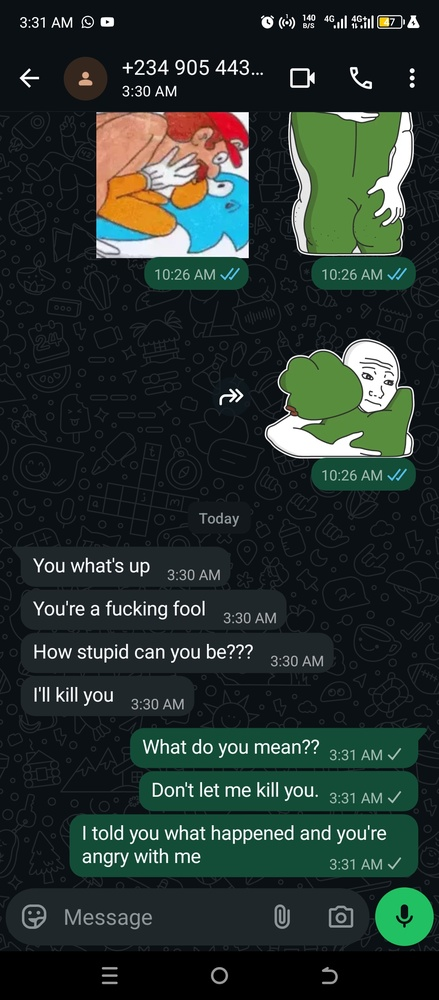
#> input picture Screenshot_20260322-033134.jpg, 439 x 1000 px, shrunk from 1080 x 2460 before the run
$ jupyter execute --allow-errors OCR.ipynb   (shell and % lines are left out)
#> lines starting #> are read from the running program, lines starting #| are printed output that depends on the picture; after the words box and inside, x2 and y2 are one past the last pixel; in counts of white or black regions, pixels touching at a corner belong together
[cell 1]
# ============================================================
# USE YOUR EXISTING TEXT MODEL TO ANALYZE IMAGES
# Image → OCR → Your Text Model → Prediction
# ============================================================


import pytesseract
from PIL import Image
import cv2
import numpy as np
import pickle

# ============================================================
# STEP 1: LOAD YOUR EXISTING MODEL AND VECTORIZER
# ============================================================

# Load your trained model (the one you already have)
model = pickle.load(open('../models/cyberbullying_model.pkl', 'rb'))
#> (reads cyberbullying_project/models/cyberbullying_model.pkl from the repository)
#> (the rest of this cell did not finish here and is left out)

[cell 2]
# ============================================================
# STEP 2: OCR FUNCTION - Extract Text from Image
# ============================================================

def extract_text_from_image(image_path):
    """
    Extract text from screenshot using OCR
    """
#> called with image_path = '../Screenshot_20260322-033134.jpg'
    # Load image
    image = Image.open(image_path)
#> image is the input picture: PIL image 439x1000 RGB; mean R, G, B 37.6, 50.2, 45.6

    # Convert to array for preprocessing
    img_array = np.array(image)

    # Convert to grayscale
    if len(img_array.shape) == 3:
        gray = cv2.cvtColor(img_array, cv2.COLOR_RGB2GRAY)
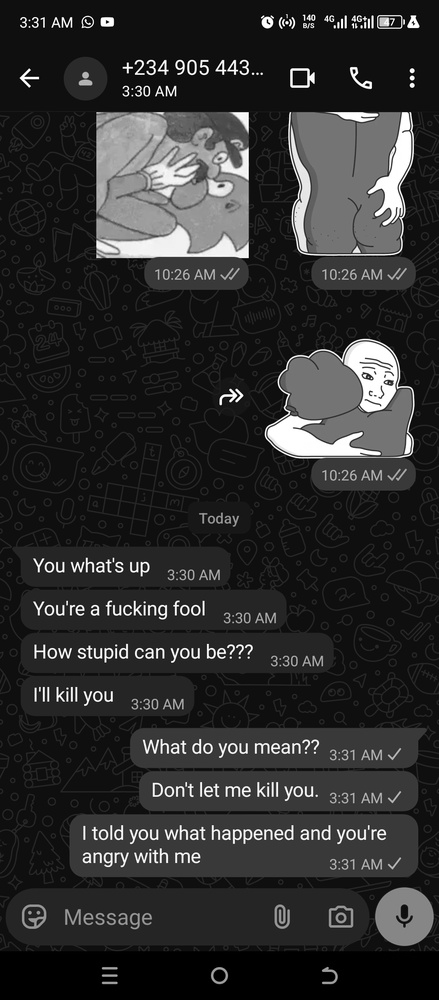
#> gray: shape (1000, 439); min 0, max 255, mean 45.9
    else:
        gray = img_array

    # Improve OCR accuracy with preprocessing
    denoised = cv2.fastNlMeansDenoising(gray)
    _, thresh = cv2.threshold(denoised, 0, 255, cv2.THRESH_BINARY + cv2.THRESH_OTSU)
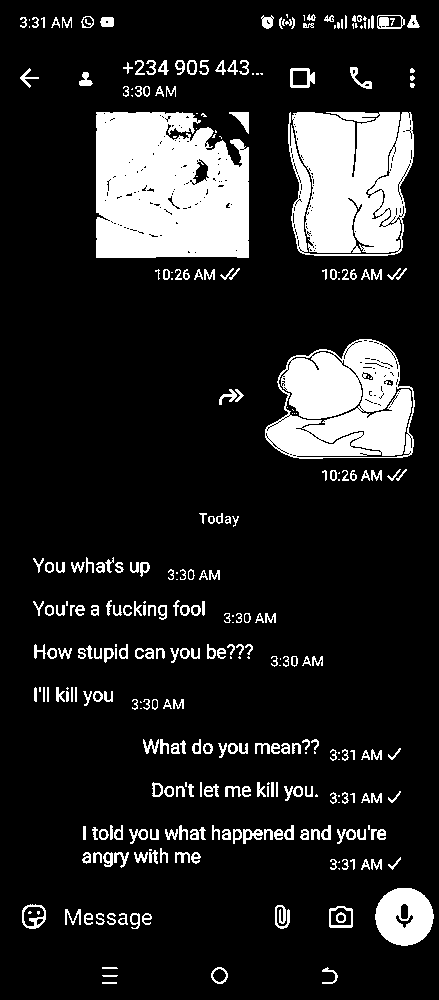
#> thresh: shape (1000, 439); 14.8% white; 326 white regions (73 under 20 px), largest, box (x1, y1, x2, y2) and area: (96, 112, 249, 258) 19802, (288, 112, 414, 256) 15071, (265, 339, 415, 459) 12702

    # OCR
    text = pytesseract.image_to_string(thresh)

    return text.strip()
